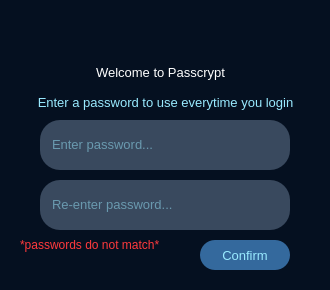
<?xml version="1.0" encoding="UTF-8"?>
<ui version="4.0">
 <class>signupDialog</class>
 <widget class="QDialog" name="signupDialog">
  <property name="geometry">
   <rect>
    <x>0</x>
    <y>0</y>
    <width>330</width>
    <height>290</height>
   </rect>
  </property>
  <property name="sizePolicy">
   <sizepolicy hsizetype="Fixed" vsizetype="Fixed">
    <horstretch>0</horstretch>
    <verstretch>0</verstretch>
   </sizepolicy>
  </property>
  <property name="minimumSize">
   <size>
    <width>330</width>
    <height>290</height>
   </size>
  </property>
  <property name="maximumSize">
   <size>
    <width>330</width>
    <height>290</height>
   </size>
  </property>
  <property name="windowTitle">
   <string>Sign up</string>
  </property>
  <property name="styleSheet">
   <string notr="true">background-color: rgb(5, 16, 32);
font: 10pt &quot;Segoe UI&quot;;
border-radius: 20px;</string>
  </property>
  <widget class="QLabel" name="welcomeLabel">
   <property name="geometry">
    <rect>
     <x>80</x>
     <y>60</y>
     <width>161</width>
     <height>25</height>
    </rect>
   </property>
   <property name="font">
    <font>
     <family>Segoe UI</family>
     <pointsize>10</pointsize>
     <italic>false</italic>
     <bold>false</bold>
    </font>
   </property>
   <property name="layoutDirection">
    <enum>Qt::LeftToRight</enum>
   </property>
   <property name="styleSheet">
    <string notr="true">color: rgb(255, 255, 255);</string>
   </property>
   <property name="text">
    <string>Welcome to Passcrypt</string>
   </property>
   <property name="alignment">
    <set>Qt::AlignCenter</set>
   </property>
  </widget>
  <widget class="QFrame" name="logoFrame">
   <property name="geometry">
    <rect>
     <x>100</x>
     <y>10</y>
     <width>120</width>
     <height>51</height>
    </rect>
   </property>
   <property name="styleSheet">
    <string notr="true">image: url(:/images/images/Passcrypt logo.png);</string>
   </property>
   <property name="frameShape">
    <enum>QFrame::StyledPanel</enum>
   </property>
   <property name="frameShadow">
    <enum>QFrame::Raised</enum>
   </property>
  </widget>
  <widget class="QPushButton" name="confirmButton">
   <property name="geometry">
    <rect>
     <x>200</x>
     <y>240</y>
     <width>90</width>
     <height>30</height>
    </rect>
   </property>
   <property name="font">
    <font>
     <family>Segoe UI</family>
     <pointsize>10</pointsize>
     <italic>false</italic>
     <bold>false</bold>
    </font>
   </property>
   <property name="styleSheet">
    <string notr="true">QPushButton {
	border-radius: 15px;
    background-color: #34699D;
	color: #99EAFF;
}

QPushButton:hover {
    background-color: #3B77B3;
}

QPushButton:pressed{
	background-color: #34699D;
}</string>
   </property>
   <property name="text">
    <string>Confirm</string>
   </property>
  </widget>
  <widget class="QFrame" name="reenterFrame">
   <property name="geometry">
    <rect>
     <x>40</x>
     <y>180</y>
     <width>250</width>
     <height>50</height>
    </rect>
   </property>
   <property name="styleSheet">
    <string notr="true">background-color: #39495E;
border-radius: 20px;</string>
   </property>
   <property name="frameShape">
    <enum>QFrame::StyledPanel</enum>
   </property>
   <property name="frameShadow">
    <enum>QFrame::Raised</enum>
   </property>
   <widget class="QLineEdit" name="reenterLineEdit">
    <property name="geometry">
     <rect>
      <x>10</x>
      <y>9</y>
      <width>230</width>
      <height>30</height>
     </rect>
    </property>
    <property name="font">
     <font>
      <family>Segoe UI</family>
      <pointsize>10</pointsize>
      <italic>false</italic>
      <bold>false</bold>
     </font>
    </property>
    <property name="styleSheet">
     <string notr="true">QLineEdit{
	color: rgba(153, 234, 255, 255);
	border: no-border;
}

QLineEdit[text=&quot;&quot;]{
	color: rgba(153, 234, 255, 70);
}</string>
    </property>
    <property name="echoMode">
     <enum>QLineEdit::Password</enum>
    </property>
    <property name="alignment">
     <set>Qt::AlignLeading|Qt::AlignLeft|Qt::AlignVCenter</set>
    </property>
    <property name="placeholderText">
     <string>Re-enter password...</string>
    </property>
   </widget>
  </widget>
  <widget class="QFrame" name="enterFrame">
   <property name="geometry">
    <rect>
     <x>40</x>
     <y>120</y>
     <width>250</width>
     <height>50</height>
    </rect>
   </property>
   <property name="styleSheet">
    <string notr="true">background-color: #39495E;
border-radius: 20px;</string>
   </property>
   <property name="frameShape">
    <enum>QFrame::StyledPanel</enum>
   </property>
   <property name="frameShadow">
    <enum>QFrame::Raised</enum>
   </property>
   <widget class="QLineEdit" name="enterLineEdit">
    <property name="geometry">
     <rect>
      <x>10</x>
      <y>9</y>
      <width>230</width>
      <height>30</height>
     </rect>
    </property>
    <property name="font">
     <font>
      <family>Segoe UI</family>
      <pointsize>10</pointsize>
      <italic>false</italic>
      <bold>false</bold>
     </font>
    </property>
    <property name="styleSheet">
     <string notr="true">QLineEdit{
	color: rgba(153, 234, 255, 255);
	border: no-border;
}

QLineEdit[text=&quot;&quot;]{
	color: rgba(153, 234, 255, 70);
}</string>
    </property>
    <property name="echoMode">
     <enum>QLineEdit::Password</enum>
    </property>
    <property name="alignment">
     <set>Qt::AlignLeading|Qt::AlignLeft|Qt::AlignVCenter</set>
    </property>
    <property name="placeholderText">
     <string>Enter password...</string>
    </property>
   </widget>
  </widget>
  <widget class="QLabel" name="enterLabel">
   <property name="geometry">
    <rect>
     <x>30</x>
     <y>90</y>
     <width>271</width>
     <height>25</height>
    </rect>
   </property>
   <property name="font">
    <font>
     <family>Segoe UI</family>
     <pointsize>10</pointsize>
     <italic>false</italic>
     <bold>false</bold>
    </font>
   </property>
   <property name="layoutDirection">
    <enum>Qt::LeftToRight</enum>
   </property>
   <property name="styleSheet">
    <string notr="true">color: rgb(153, 234, 255);</string>
   </property>
   <property name="text">
    <string>Enter a password to use everytime you login</string>
   </property>
   <property name="alignment">
    <set>Qt::AlignCenter</set>
   </property>
  </widget>
  <widget class="QLabel" name="notMatchLabel">
   <property name="geometry">
    <rect>
     <x>20</x>
     <y>235</y>
     <width>160</width>
     <height>20</height>
    </rect>
   </property>
   <property name="styleSheet">
    <string notr="true">color: rgb(255, 57, 60);</string>
   </property>
   <property name="text">
    <string>*passwords do not match*</string>
   </property>
  </widget>
 </widget>
 <tabstops>
  <tabstop>enterLineEdit</tabstop>
  <tabstop>reenterLineEdit</tabstop>
  <tabstop>confirmButton</tabstop>
 </tabstops>
 <resources/>
 <connections/>
</ui>
